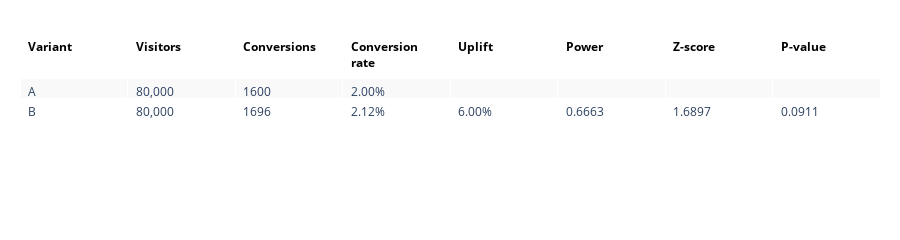

The notebook cell this image was saved under:
### Markdown cell above
## Plots

### Code cell
tails=False
alpha=0.05

if tails == 'One-tail':
    two_tails=False
    if relative_difference < 0:
        tail_direction = 'right'
    else:
        tail_direction = 'left'
else:
    two_tails=True
    tail_direction = False

z_score, p_value = z_test(visitors_A, conversions_A,
                            visitors_B, conversions_B, one_tail=tail_direction)                      

power = get_power(visitors_A, conversions_A,
                    visitors_B, conversions_B,
                    alpha=alpha, two_tails=two_tails)


frequentist_data = {
    "<b>Variant</b>": ['A', 'B'],
    "<b>Visitors</b>": [f"{visitors_A:,}", f"{visitors_B:,}"],
    "<b>Conversions</b>": [conversions_A, conversions_B],
    "<b>Conversion rate</b>": [f"{control_cr:.2%}", f"{variant_cr:.2%}"],
    "<b>Uplift</b>": ['', f"{relative_difference:.2%}"],
    "<b>Power</b>": ["", f"{power:.4f}"],
    "<b>Z-score</b>": ["", f"{z_score:.4f}"],
    "<b>P-value</b>": ["", f"{p_value:.4f}"]
}

fig = go.Figure(data=[go.Table(
    header=dict(
        values=list(frequentist_data.keys()),
        line_color='white', fill_color='white',
        font=dict(size=12, color='black'),
        align="left",
    ),
    cells=dict(
        values=[frequentist_data.get(k) for k in frequentist_data.keys()],
        align="left",
        fill=dict(color=[['#F9F9F9', '#FFFFFF']*5]),
    )
)
])

fig.update_layout(
    autosize=False,
    height=150,
    margin=dict(
        l=20,
        r=20,
        b=10,
        t=30,
    )
)

fig.show()

### Figure 1 — Plotly figure (JSON) as saved in the notebook; plotly's stock layout.template omitted (floating-point values rounded to 4 significant figures)
{"data": [{"cells": {"align": "left", "fill": {"color": [["#F9F9F9", "#FFFFFF", "#F9F9F9", "#FFFFFF", "#F9F9F9", "#FFFFFF", "#F9F9F9", "#FFFFFF", "#F9F9F9", "#FFFFFF"]]}, "values": [["A", "B"], ["80,000", "80,000"], [1600, 1696], ["2.00%", "2.12%"], ["", "6.00%"], ["", "0.6663"], ["", "1.6897"], ["", "0.0911"]]}, "header": {"align": "left", "fill": {"color": "white"}, "font": {"color": "black", "size": 12}, "line": {"color": "white"}, "values": ["<b>Variant</b>", "<b>Visitors</b>", "<b>Conversions</b>", "<b>Conversion rate</b>", "<b>Uplift</b>", "<b>Power</b>", "<b>Z-score</b>", "<b>P-value</b>"]}, "type": "table"}], "layout": {"autosize": false, "height": 150, "margin": {"b": 10, "l": 20, "r": 20, "t": 30}}}
